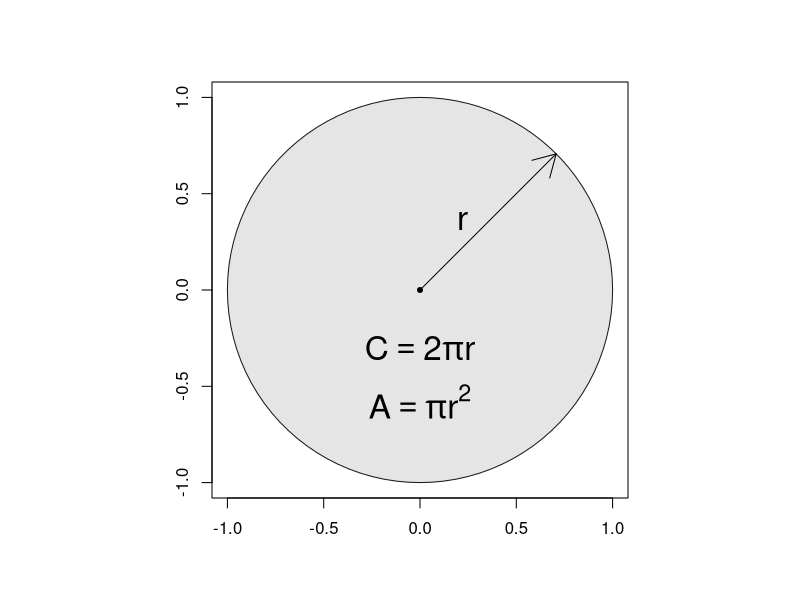

Here is the R script that generated this plot:
## ---- chunk 1
require(plotrix)
par(pty="s")
plot(0, 0, xlim=c(-1, 1), ylim=c(-1, 1), asp=1, xlab='', ylab='', pch=20)
draw.circle(0, 0, 1, 100, border=rgb(0, 0, 0, alpha=0.9), col=rgb(0, 0, 0, alpha=0.1))
arrows(x0=0, y0=0, x1=sqrt(2)/2, y1=sqrt(2)/2)
text(sqrt(2) / 4, sqrt(2) / 4, 'r', cex=2, pos=2, offset=1)
text(0, 0, expression(C==2*pi*r), cex=2, pos=1, offset=2.5)
text(0, 0, expression(A==pi*r^2), cex=2, pos=1, offset=5)
## ---- chunk 2
num.points <- 1e6
set.seed(623)
x <- runif(num.points, -1, 1)
y <- runif(num.points, -1, 1)
# No square root needed for comparison since radius is one
count.inside <- sum(x^2 + y^2 < 1)
pi.est <- 4 * count.inside / num.points
## ---- chunk 3
paste("PI estimation:   ", pi.est)
paste("Reference value: ", pi)
paste("Error of this estimation: ", round(100 * (pi.est - pi) / pi, 4), "%")
